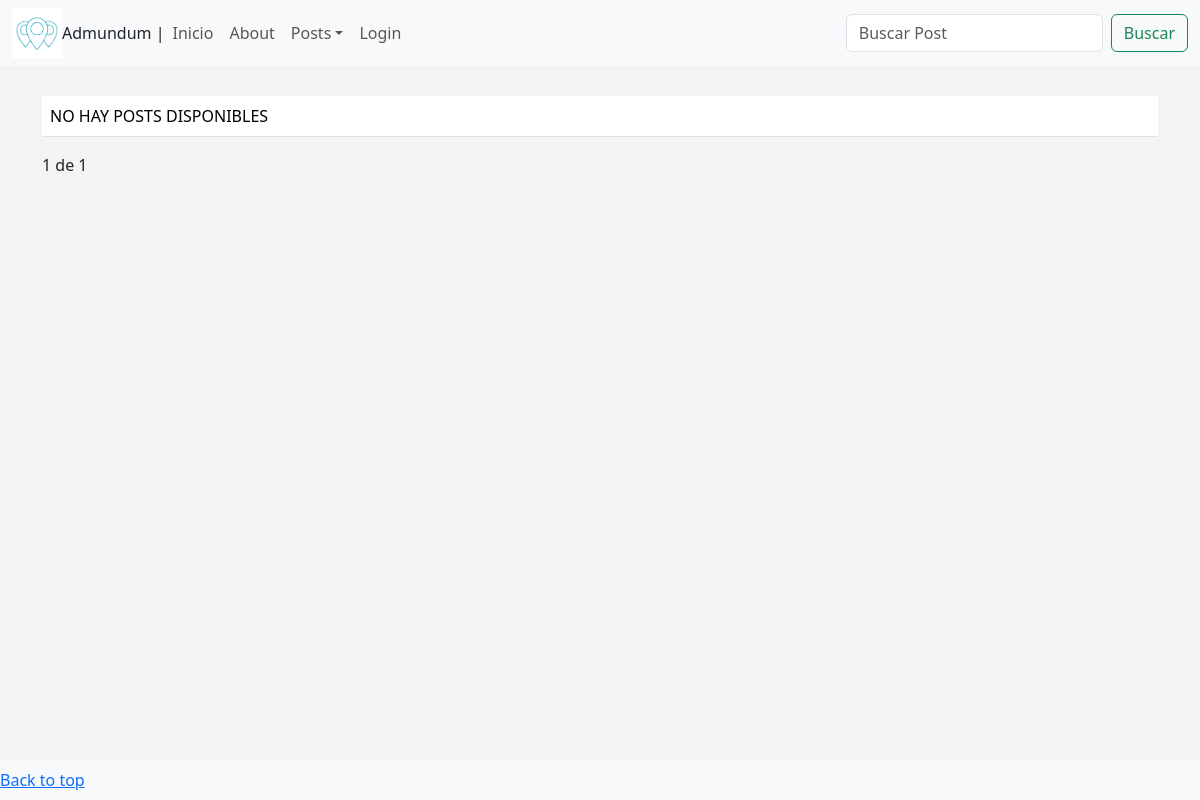
The app's page /pages/, older data.
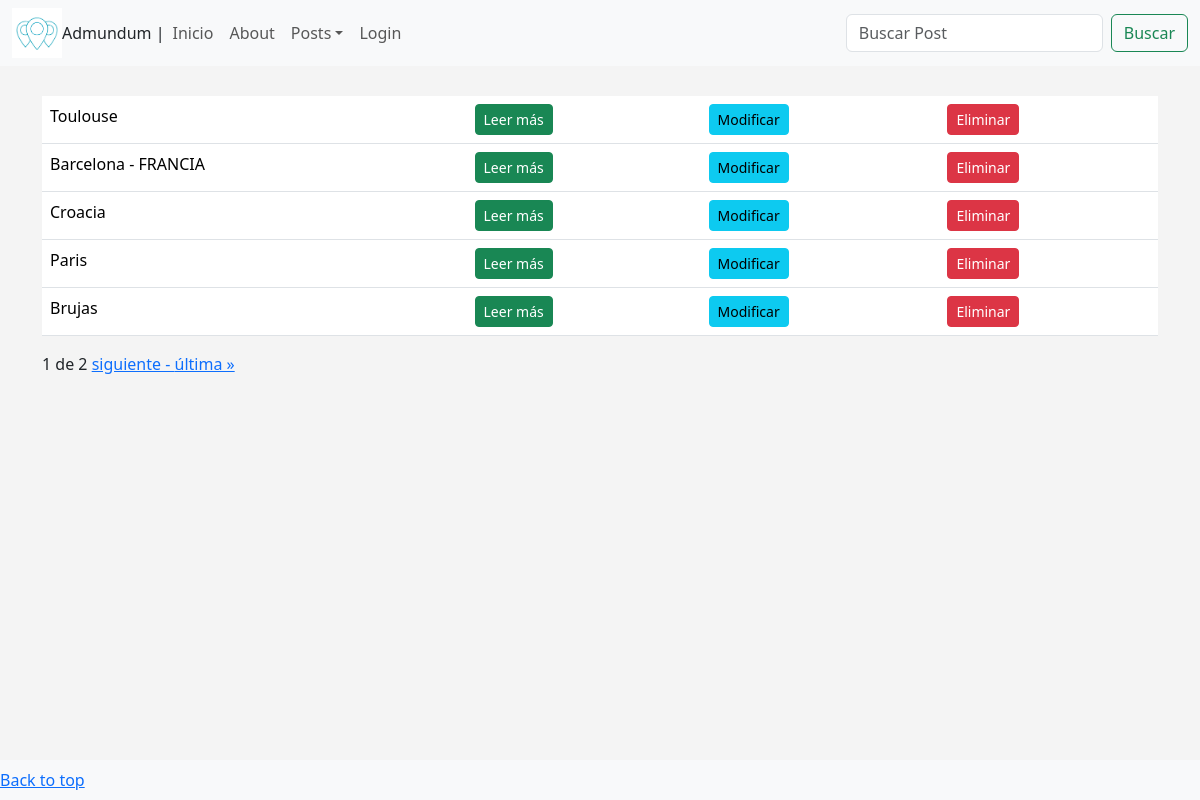
The same page, newer data.
### AppBlog/models.py (models this page shows, shortened)
class Posteo(models.Model):
    titulo = models.CharField(max_length=250)
    resumen = models.CharField(max_length=150,null=True, blank=True)
    texto = RichTextField()
    create_date = models.DateTimeField(auto_now_add=True)
    update_date = models.DateTimeField(auto_now=True)
    imagen = models.ImageField(upload_to="posts", null=True, blank=True)

### AppBlog/views.py (the view, shortened to what this page needs)
# urls.py: path('pages/', PosteoListView.as_view(), name='posts'),
class PosteoListView(ListView):
    model = Posteo
    template_name = 'posts.html'
    context_object_name = 'posts'
    paginate_by = 5
    def get_queryset(self):
        queryset = super().get_queryset()
        query = self.request.GET.get('q')
        return queryset

### AppBlog/templates/posts.html (shortened to what this page needs)
{% extends "base.html" %}
{% block search %}
    <form action="" method="GET" class="d-flex">
        <input class="form-control me-2" type="text" name="q" placeholder="Buscar Post"/>
        <button class="btn btn-outline-success" type="submit">Buscar</button>
    </form>
{% endblock search %}
{% block content %}
<table class="table">
    {% for post in posts %}
        <tr>
            <td> {{ post.titulo }} </td>
            <td> <a href="{% url 'post_detail' post.id %}" class="btn btn-success btn-sm"> Leer más </td>
            <td> <a href="{% url 'post_update' post.id %}" class="btn btn-info btn-sm"> Modificar </td>
            <td> <a href="{% url 'post_delete' post.id %}" class="btn btn-danger btn-sm"> Eliminar </td>
        </tr>
    {% empty %}
        <tr>
            <td> NO HAY POSTS DISPONIBLES </td>
        </tr>
    {% endfor %}
    </table>
    <div class="pagination">
        <span class="step-links">
            <span class="current">
                {{ page_obj.number }} de {{ page_obj.paginator.num_pages }}
            </span>
            {% if page_obj.has_next %}
                <a href="?page={{ page_obj.next_page_number }}">siguiente - </a>
                <a href="?page={{ page_obj.paginator.num_pages }}"> última &raquo;</a>
            {% endif %}
        </span>
    </div>
{% endblock content %}

### AppBlog/templates/base.html (shortened to what this page needs)
<!DOCTYPE html>
<html lang="en">
<head>
    {% load static %}
    <link href="https://cdn.jsdelivr.net/npm/bootstrap@5.3.3/dist/css/bootstrap.min.css" rel="stylesheet">
</head>
<body>
<div class="row">
    <nav class="navbar navbar-expand-lg navbar-light bg-light fixed-top">
        <div class="container-fluid">
            <img class="d-line-block align-top" src="{% static 'img/logo_iso.png' %}" width="50" height="50">
            Admundum |
        <div class="collapse navbar-collapse" id="navbarSupportedContent">
            <ul class="navbar-nav me-auto mb-2 mb-lg-0">
                <li class="nav-item">
                    <a href="{% url 'inicio' %}" class="nav-link">Inicio</a>
                </li>
                <li class="nav-item">
                    <a href="{% url 'about' %}" class="nav-link">About</a>
                </li>
                <li class="nav-item dropdown">
                    <a class="nav-link dropdown-toggle" href="#" id="navbarDropdown" role="button" data-bs-toggle="dropdown" aria-expanded="false">Posts</a>
                </li>
                {% if user.is_authenticated %}
                    <li class="nav-item dropdown">
                        <a class="nav-link dropdown-toggle" href="#" id="navbarDropdown" role="button" data-bs-toggle="dropdown" aria-expanded="false"> @{{ user.username }}</a>
                        <ul class="dropdown-menu" aria-labelledby="navbarDropdown">
                            <li><a class="dropdown-item" href="{% url 'profile_user' %}" >Ver Perfil</a></li>
                            <li><hr class="dropdown-divider"></li>
                            {% if user.is_superuser %}
                                <li><a class="dropdown-item" href="{% url 'modulo_admin' %}" >Módulo Admin</a></li>
                                <li><hr class="dropdown-divider"></li>
                            {% endif %}
                            <li><form action="{% url 'logout' %}" method="post">
                                {% csrf_token %}
                                <button class="dropdown-item" type="submit">Cerrar Sesión</button>
                                </form>
                            </li>
                        </ul>
                    </li>
                {% else %}
                    <li class="nav-item">
                        <a href="{% url 'login' %}" class="nav-link">Login</a>
                    </li>
                {% endif %}
            </ul>
            {% block search %}
            {% endblock %}
        </div>
    </nav>
</div>
    <div class="container" style="text-align: justify;">
        <main>
            <br>
            <br>
            <br>
            <br>
            {% block content %}
            {% endblock %}
            <br>
            <br>
            <br>
        </main>
    </div>
    <nav class="navbar fixed-bottom navbar-expand-sm navbar-light bg-light">
        <footer class="blog-footer">
            <a href="#">Back to top</a>
        </footer>
    </nav>
</body>
</html>

### AppBlog/templates/base.html (style rules this page uses)
body { background: #F4F4F4; }

Row changes from the older to the newer data that the page shows:
added Posteo: titulo "Toulouse"
added Posteo: titulo "Barcelona - FRANCIA"
added Posteo: titulo "Croacia"
added Posteo: titulo "Paris"
added Posteo: titulo "Brujas"
Text that changed along with them:
{{ page_obj.paginator.num_pages }}: "1" → "2"
text no longer shown: "NO HAY POSTS DISPONIBLES"
text now shown: "siguiente - última »"
